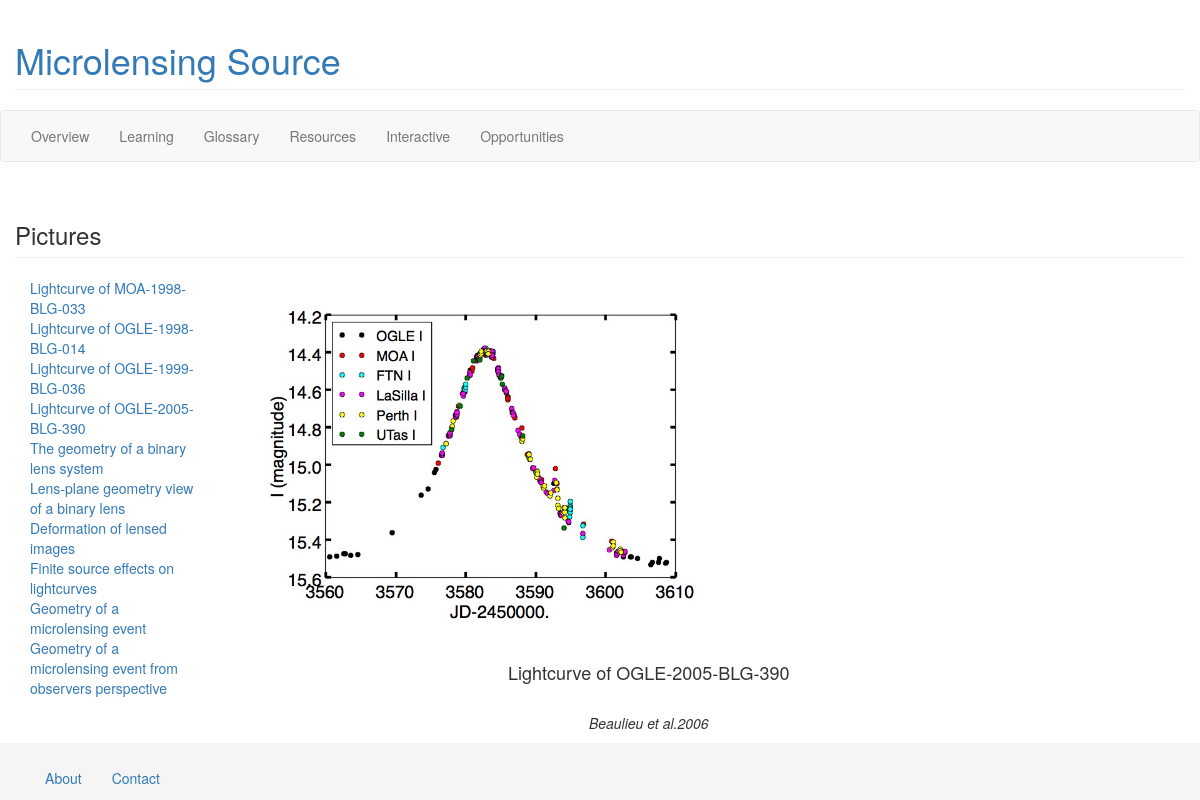
Page /pictures/11/ on the committed database.
### tutorial/models.py (models this page shows, shortened)
class Picture(models.Model):
    name = models.CharField(max_length=200,null=True)
    filename = models.CharField(max_length=100,null=True)
    caption = models.CharField(max_length=100,null=True)
    credit = models.CharField(max_length=50,null=True)
    url = models.URLField(max_length=200,null=True)
    last_modified_date = models.DateTimeField(
            blank=True, null=True)

### tutorial/views.py (the view)
# urls.py: url(r'^pictures/(?P<pk>[0-9]+)/$',list_resources,{'resource_type':'pictures'},name='pictures'),
def list_resources(request,resource_type,pk=None):
    if resource_type == 'movies':
        resources = Movie.objects.all()
    elif resource_type == 'pictures':
        resources = Picture.objects.all()
    else:
        resources = []
    if pk != None:
        if resource_type == 'movies':
            item = Movie.objects.get(pk=pk)
        elif resource_type == 'pictures':
            item = Picture.objects.get(pk=pk)
    else:
        item = None
    title = capitalize_first_letter(resource_type)
    return render(request,'tutorial/resource_files.html',{'index':resources,
                                                          'resource_type':resource_type,
                                                          'resource':item,
                                                          'title': title})

### tutorial/views.py (called while the page is built)
def capitalize_first_letter(s):
    s = s.lstrip()
    s = s[0:1].upper()+s[1:]
    return s

### tutorial/templates/tutorial/resource_files.html
{% extends 'base.html' %}
{% block mainregion %}
<h3 class="page-header">{{title}}</h3>
{% if index|length > 0 %}
	<div class="container-fluid">
		<div class="row">
			<div class="col-sm-3 col-md-2 sidebar">
				<ul class="nav nav-sidebar">
				{% for item in index %}
                    {% if resource_type == "pictures" %}
                        <a href="{% url 'pictures' item.pk %}">{{item.name}}</a><br>
                    {% elif resource_type == "movies" %}
                        <a href="{% url 'movies' item.pk %}">{{item.name}}</a><br>
                    {% endif %}
                {% endfor %}
				</ul>
			</div>
			<div class="col-sm-9 main">
				{% if resource != None %}
                    {% if resource_type == "pictures" %}
                        <p><img src="/static/tutorial/pictures/{{resource.filename}}" alt="{{resource.name}}" width=500/></br>
                        <center><h4>{{resource.caption}}</h4> </br><i>{{resource.credit}}</i></center></p>
                    {% elif resource_type == "movies" %}
                        <p><img src="/static/tutorial/movies/{{resource.filename}}" alt="{{resource.name}}"/></br>
                        <center><h4>{{resource.caption}}</h4> <i>{{resource.credit}}</i></center></p>
                    {% endif %}
                {% else %}
                    <p></p>
                {% endif %}
			</div>
		</div>
	</div>
{% else %}
    <B>Sorry, no resources under this category yet.</B>
{% endif %}
{% endblock %}

### rows in the picture
Picture: name "Lightcurve of MOA-1998-BLG-033"
Picture: name "Lightcurve of OGLE-1998-BLG-014"
Picture: name "Lightcurve of OGLE-1999-BLG-036"
Picture: name "Lightcurve of OGLE-2005-BLG-390", filename (picture), caption "Lightcurve of OGLE-2005-BLG-390", credit "Beaulieu et al.2006"
Picture: name "The geometry of a binary lens system"
Picture: name "Lens-plane geometry view of a binary lens"
Picture: name "Deformation of lensed images"
Picture: name "Finite source effects on lightcurves"
Picture: name "Geometry of a microlensing event"
Picture: name "Geometry of a microlensing event from observers perspective"

### other values in the picture
{{ title }} "Pictures"
